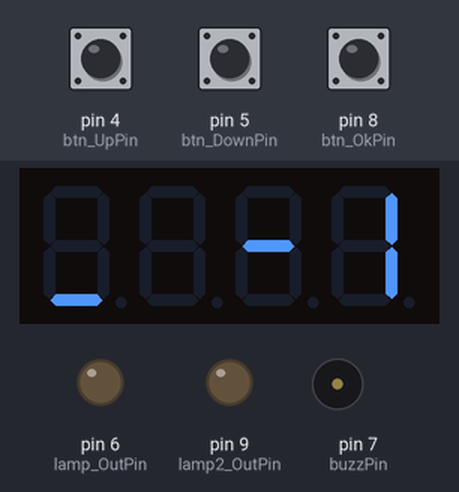
This program was run on a simulated Arduino Nano, built with avr-gcc and run on an emulated ATmega328P. Parts: 4-digit seven-segment display, output pins drawn as LEDs (lit = HIGH), buzzer (waves = sounding). The inputs (shaded band) are chosen by the test bench; at power-on: pin 8 (btn_OkPin) HIGH, pin 4 (btn_UpPin) HIGH, pin 5 (btn_DownPin) HIGH. EEPROM starts erased; what the program prints to the serial monitor is not drawn.

Above: at 1.2 s.
1.3 s: pin 8 (btn_OkPin) pulled LOW for 1 s
At 3.4 s:
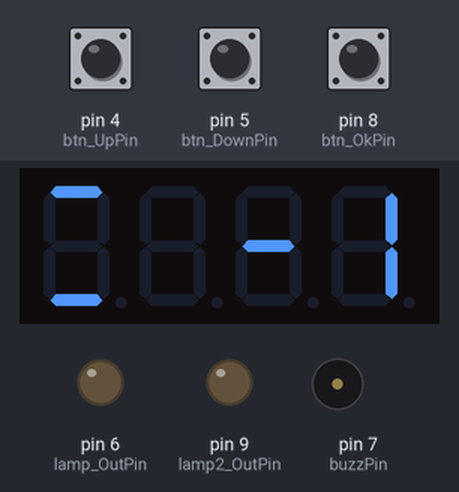
3.8 s: pin 4 (btn_UpPin) pulled LOW for 3.2 s
At 7.6 s:
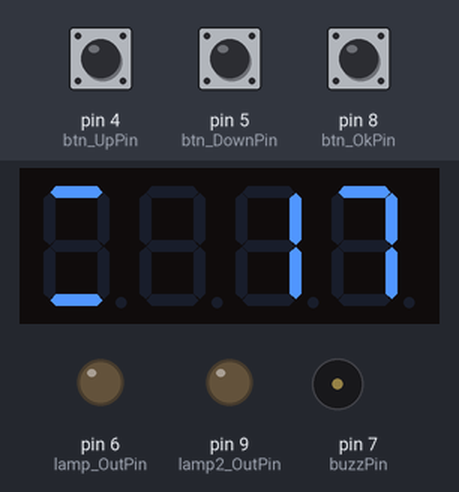
8.5 s: pin 8 (btn_OkPin) pulled LOW for 3.2 s
At 10.1 s:
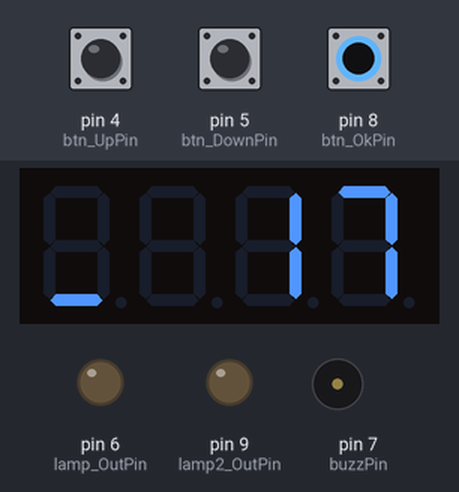
13.2 s: pin 8 (btn_OkPin) pulled LOW for 0.15 s
At 13.7 s:
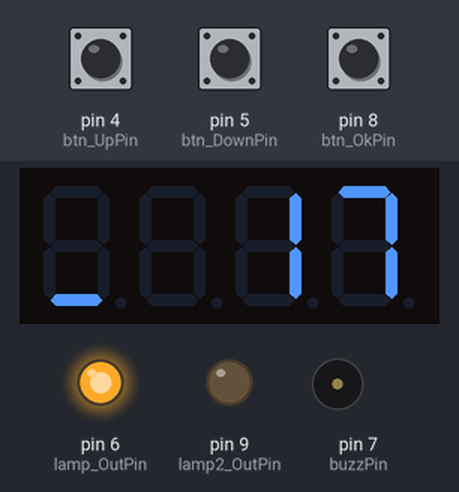
16.3 s: pin 5 (btn_DownPin) pulled LOW for 0.15 s
At 18.1 s:
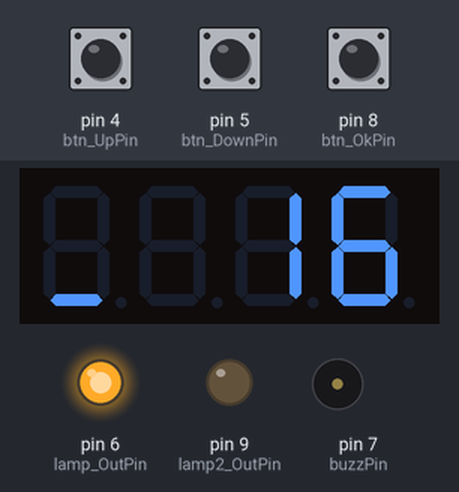
19.4 s: pin 4 (btn_UpPin) pulled LOW for 0.15 s
At 20.1 s:
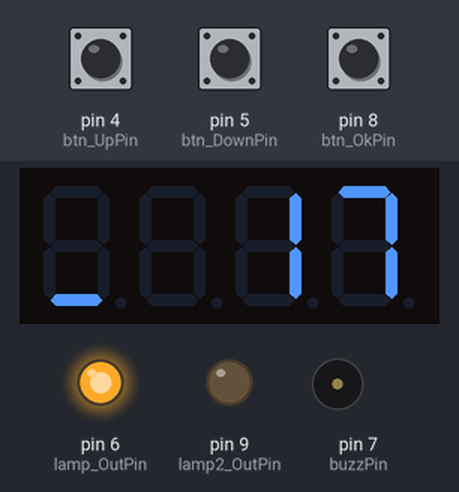
Timing chart, 0 to 22.4 s (numbered marks = the images above; inputs shaded):
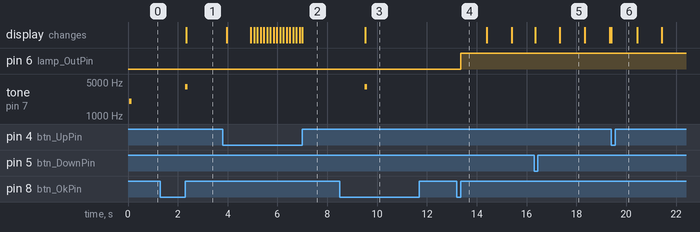

Measured:
- after the input at 1.3 s, tone on pin 7 (buzzPin): silent → 4000 Hz after 1.0 s, → silent 0.10 s later; the display: changes after 1.0 s (image 1)
- after the input at 3.8 s, the display: first changes after 0.16 s (image 2 shows a later state)
- after the input at 8.5 s, tone on pin 7 (buzzPin): silent → 4000 Hz after 1.0 s, → silent 0.10 s later; the display: changes after 1.0 s (image 3)
- after the input at 13.2 s, pin 6 (lamp_OutPin): LOW → HIGH after 0.15 s

The program:

main.cpp
```cpp
#include <Arduino.h>
#include <TM1637Display.h>
#include <TimerOne.h>
#include <EEPROM.h>

#include <defPin.h>
#include <ZmienneGlobalne.h>
#include <Struktury.h>

#include <KeyData.h>
#include <TimeStart.h>
#include <KeyMenu.h>

#include <Irq.h>

TM1637Display display(disp_ClkPin, disp_DioPin);
KeyData keyData;
TimeStart timeStart;
KeyMenu keyMenu;
TimeWork timeWork;

void PrintDisplay(int _data)
{
  uint8_t lamp1[] = {
      SEG_D};
  uint8_t lamp2[] = {
      SEG_A | SEG_D

  };

  display.showNumberDec(_data, false, 3, 1);
  if (isLamp2On == false)
  {
    display.setSegments(lamp1, 1, 0);
  }
  else
  {
    display.setSegments(lamp2, 1, 0);
  }
}

void EpromGet()
{
  EEPROM.get(0, timeWork.secWork);
}

void setup()
{
  pinMode(disp_ClkPin, OUTPUT);
  pinMode(disp_DioPin, OUTPUT);
  pinMode(btn_UpPin, INPUT);
  pinMode(btn_DownPin, INPUT);
  pinMode(btn_OkPin, INPUT);
  pinMode(lamp_OutPin, OUTPUT);
  pinMode(lamp2_OutPin, OUTPUT);

  display.clear();
  display.setBrightness(7);
  Serial.begin(9600);
  Serial.println("start");

  Timer1.initialize(irqTime);
  Timer1.attachInterrupt(Irq);
  EpromGet();
  PrintDisplay(timeWork.secWork);
  tone(buzzPin, 2000, 100);
}

void loop()
{

  keyMenu.Menu();
  timeStart.Play();

}
```

Irq.h
```cpp
void Irq()
{
  //  if(sekundy<=0)return;
    miliSec++;
    if (miliSec > 999)
    {
        miliSec = 0;
        sec++;
    }
}
```

KeyData.h
```cpp
class KeyData
{
private:
    KeyData_Str keyDataOld;

public:
    KeyData()
    {
    }

private:
    int KeyRead()
    {
        // 0 nieprzyciśnięty
        // 1 btn ok
        // 10 btn up
        // 100 btn down
        // kombinacja=suma

        int _key = 0;

        if (digitalRead(btn_OkPin) == false)
            _key = 1;
        if (digitalRead(btn_UpPin) == false)
            _key = _key + 10;
        if (digitalRead(btn_DownPin) == false)
            _key = _key + 100;

        return _key;
    }

public:
    KeyData_Str KeyValue()
    {
        int keyTmp = KeyRead();
        if (keyTmp == 0 && keyDataOld.key == 0)
            return keyDataOld;
        if (keyTmp != keyDataOld.key && keyTmp != 0)
        {
            sec = 0;
            miliSec = 0;
            keyDataOld.key = keyTmp;
            keyDataOld.time = -1;
            return keyDataOld;
        }
        if (keyTmp == 0 && keyDataOld.key != 0)
        {
            KeyData_Str keyDataTmp = keyDataOld;
            keyDataOld.key = keyTmp;
            keyDataOld.time = -1;
            keyDataTmp.time = sec;
            return keyDataTmp;
        }
        keyDataOld.time = -2;
        return keyDataOld;
    }
};
```

KeyMenu.h
```cpp
#include <Arduino.h>
class KeyMenu
{
private:
    KeyData_Str keyDataOld;
    int secOld = 0;

public:
    KeyMenu()
    {
    }
    void Menu()
    {
        extern KeyData keyData;
        extern void PrintDisplay(int _data);
        extern TimeWork timeWork;
        extern TimeStart timeStart;

        KeyData_Str keyTmp = keyData.KeyValue();

        if (keyDataOld.key != keyTmp.key)
            timeWork.isStepStart = false;
        keyDataOld = keyTmp;

        switch (keyTmp.key)
        {
        case 0:
        {
            keyOkPush=false;
            break;
        }
        case 1: // ok
        {
            if(keyOkPush==true)break;
            if (timeWork.isWork == true && keyTmp.time > -1)
            {
                timeStart.Stop();
                delay(500);
                break;
            }
            if(keyTmp.time==-2&&sec>0&&keyOkPush==false&&timeWork.isWork == false)
            {
                tone(buzzPin, 4000, 100);
                keyOkPush=true;
                isLamp2On=!isLamp2On;
                 PrintDisplay(timeWork.secWork);
            }
            if (keyTmp.time < 0)
                break;
            if (keyTmp.time < 1&&timeWork.isWork == false)
            {
                EpromPut();
                timeStart.PlayStart();
                delay(500);
            }
               // Serial.println("time=" + String(keyTmp.time));
            break;
        }
        case 10: // up
        {
            if (timeWork.isWork == true)
            {
                break;
            }
            if (keyTmp.time == -2)
            {
                if (timeWork.isStepStart == false)
                {
                    timeWork.isStepStart = true;
                    secOld = sec;
                }
                else
                {
                    if ((sec - secOld) < 1)
                        return;
                }
                timeWork.SetTimeAdd();
                delay(100);
            }
            PrintDisplay(timeWork.secWork);
            break;
        }
        case 100: // down
        {
            if (timeWork.isWork == true)
            {
                return;
            }
      //      Serial.println(">>down");
            if (keyTmp.time == -2)
            {
                if (timeWork.isStepStart == false)
                {
                    timeWork.isStepStart = true;
                    secOld = sec;
                }
                else
                {
                    if ((sec - secOld) < 1)
                        return;
                }
                timeWork.SetCzasMinus();
                delay(100);
            }
            PrintDisplay(timeWork.secWork);
            break;
        }
        case 101:
        {
         //  PrintDisplay(101);
            break;
        }
        case 110:
        {
          //  PrintDisplay(110);
            break;
        }
        case 111:
        {
         //   PrintDisplay(111);
            break;
        }
        case 11:
        {
          //  PrintDisplay(11);

            break;
        }
        default:
        {
           // PrintDisplay(keyTmp.key);
            break;
        }
        }
    }
    void EpromPut()
    {
        extern TimeWork timeWork;

        EEPROM.put(0, timeWork.secWork);
    }
};
```

Struktury.h
```cpp
struct KeyData_Str
{
    int key;
    int time;
};
class TimeWork
{
private:
public:
    int secWork = 0;
    int secWorkTmp = 0;
    bool isWork = false;
    bool isStepStart=false;

    TimeWork()
    {
    }

    void SetTimeAdd()
    {
        if (secWork < 600)
        {
            secWork++;
     //   Serial.println(secWork);
        }
    }
    void SetCzasMinus()
    {
        if (secWork > 0)
            secWork--;
    }
};
```

TimeStart.h
```cpp
class TimeStart
{
private:
public:
    TimeStart()
    {
    }
    void PlayStart()
    {
        extern TimeWork timeWork;
        if (timeWork.isWork == true)
            return;
        timeWork.isWork = true;
        miliSec = 0;
        sec = 0;
        timeWork.secWorkTmp = 0;
        LampOn();
    }
    void Play()
    {
        extern TimeWork timeWork;

        if (timeWork.isWork == false)
            return;
        extern void PrintDisplay(int _data);
        extern TimeWork timeWork;

        int sekTmp = timeWork.secWork - sec;
        PrintDisplay(sekTmp);
        if (sekTmp <= 0)
        {
            timeWork.isWork = false;
            LampOff();
            tone(buzzPin, 2000, 100);
            delay(3000);
            PrintDisplay(timeWork.secWork);
        }
    }
    void Stop()
    {
        extern void PrintDisplay(int _data);
        extern TimeWork timeWork;

        timeWork.isWork = false;
        LampOff();
        tone(buzzPin, 2000, 100);
        delay(3000);
        PrintDisplay(timeWork.secWork);
    }

    void LampOn(int _value = 255)
    {
        analogWrite(lamp_OutPin, _value);
        if (isLamp2On == true)
            analogWrite(lamp2_OutPin, _value);
    }
    void LampOff()
    {
        analogWrite(lamp_OutPin, 0);
        analogWrite(lamp2_OutPin, 0);
    }
};
```

ZmienneGlobalne.h
```cpp
#include <Arduino.h>

volatile int sec = 0;
volatile int miliSec = 0;

const int irqTime = 1000;

int secOld = -1;

bool isLamp2On=false;

bool keyOkPush=false;
```

defPin.h
```cpp
const int disp_ClkPin = 2;
const int disp_DioPin = 3;
const int btn_UpPin = 4;
const int btn_DownPin=5;
const int btn_OkPin=8;
const int buzzPin=7;
const int lamp_OutPin=6;
const int lamp2_OutPin=9;
```
